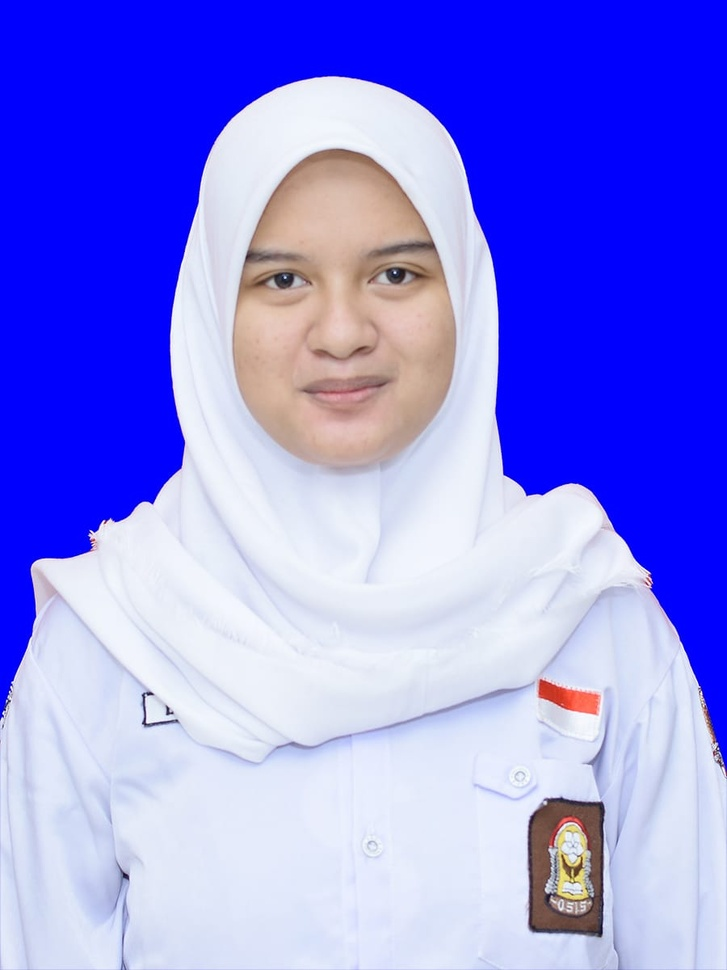
#> input picture cv/latarbelakang gambar/gambar-asli.jpeg, 727 x 970 px, shrunk from 900 x 1200 before the run, found by its file name
$ python foto.py
#> lines starting #> are read from the running program, lines starting #| are printed output that depends on the picture; after the words box and inside, x2 and y2 are one past the last pixel; in counts of white or black regions, pixels touching at a corner belong together
import cv2
import numpy as np

image = cv2.imread('C:\cv\latarbelakang gambar\gambar-asli.jpeg')
#> image is the input picture: shape (970, 727, 3); mean B, G, R 238.3, 134.5, 134.8

if image is None:
    print("Gambar tidak ditemukan!")
else:
    hsv_image = cv2.cvtColor(image, cv2.COLOR_BGR2HSV)
#> hsv_image: shape (970, 727, 3); mean H, S, V 107, 115.7, 242.8

    lower_blue = np.array([100, 150, 50])
    upper_blue = np.array([140, 255, 255])

    blue_mask = cv2.inRange(hsv_image,  lower_blue, upper_blue)
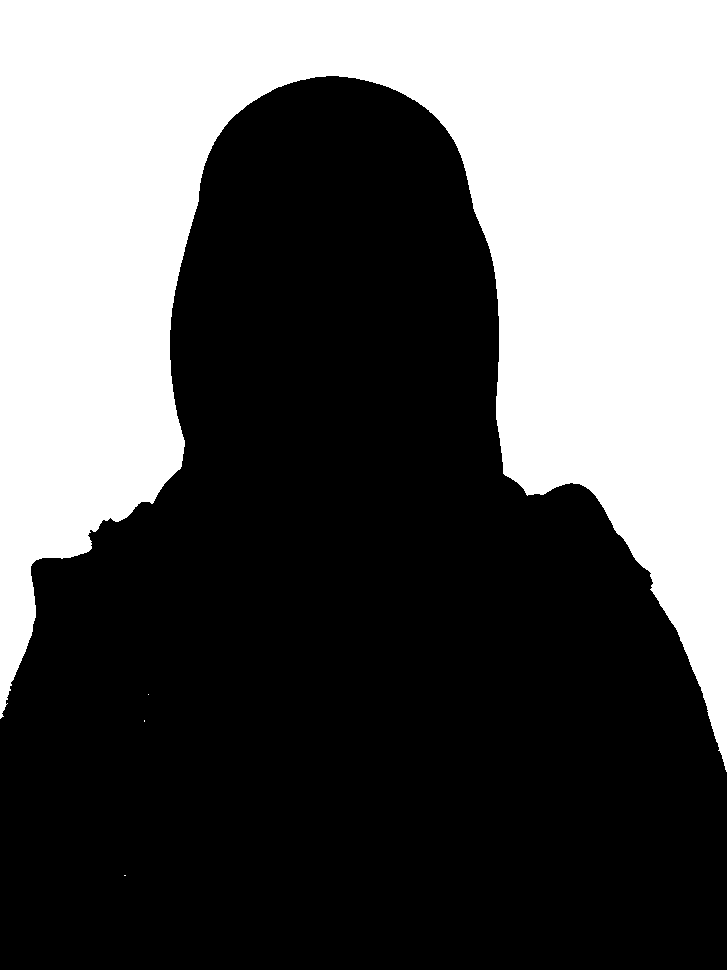
#> blue_mask: shape (970, 727); 37.7% white; 4 white regions (3 under 20 px), largest, box (x1, y1, x2, y2) and area: (0, 0, 727, 772) 265860

    image[blue_mask != 0] = [0, 255, 0]
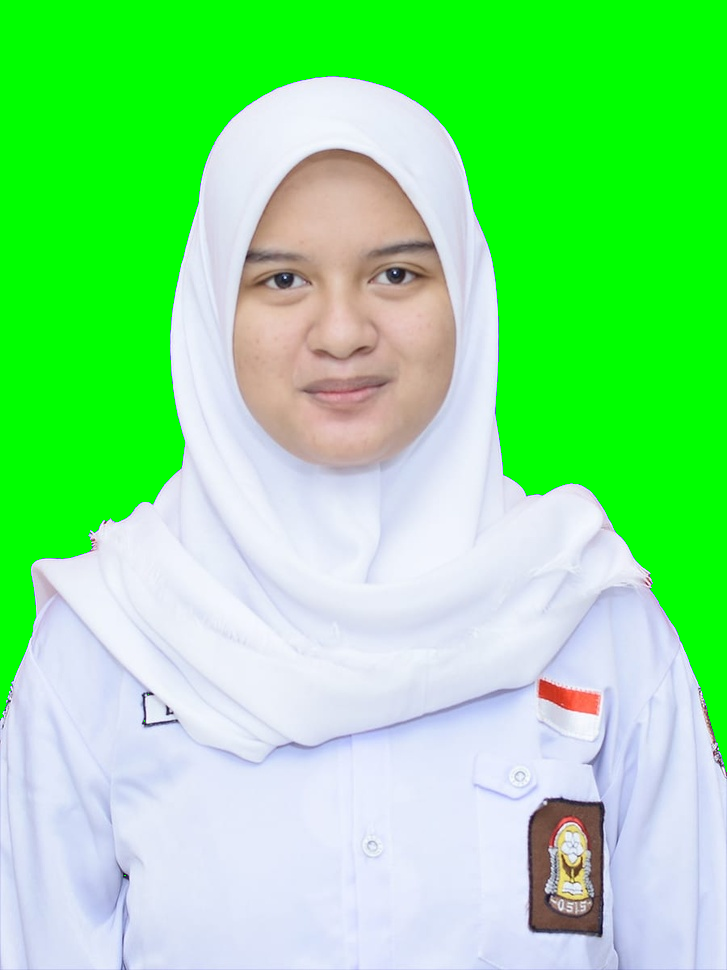
#> image: shape (970, 727, 3); mean B, G, R 142.8, 230.6, 134.6

    cv2.imwrite('ubah.png', image)

    cv2.imshow('Hasil Gambar', image)
    cv2.waitKey(0)
    cv2.destroyAllWindows()
